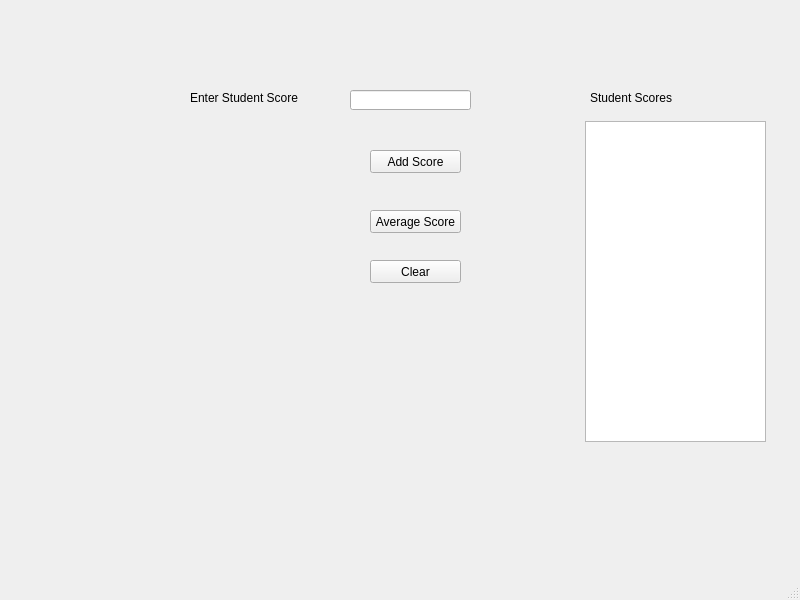
<?xml version="1.0" encoding="UTF-8"?>
<ui version="4.0">
 <class>MainWindow</class>
 <widget class="QMainWindow" name="MainWindow">
  <property name="geometry">
   <rect>
    <x>0</x>
    <y>0</y>
    <width>800</width>
    <height>600</height>
   </rect>
  </property>
  <property name="windowTitle">
   <string>MainWindow</string>
  </property>
  <widget class="QWidget" name="centralwidget">
   <widget class="QLabel" name="lblStudentScores">
    <property name="geometry">
     <rect>
      <x>590</x>
      <y>90</y>
      <width>151</width>
      <height>16</height>
     </rect>
    </property>
    <property name="text">
     <string>Student Scores</string>
    </property>
   </widget>
   <widget class="QPushButton" name="btnAddScore">
    <property name="geometry">
     <rect>
      <x>370</x>
      <y>150</y>
      <width>91</width>
      <height>23</height>
     </rect>
    </property>
    <property name="text">
     <string>Add Score</string>
    </property>
   </widget>
   <widget class="QListWidget" name="lstScores">
    <property name="geometry">
     <rect>
      <x>585</x>
      <y>121</y>
      <width>181</width>
      <height>321</height>
     </rect>
    </property>
   </widget>
   <widget class="QLabel" name="lblScore">
    <property name="geometry">
     <rect>
      <x>190</x>
      <y>90</y>
      <width>151</width>
      <height>16</height>
     </rect>
    </property>
    <property name="text">
     <string>Enter Student Score</string>
    </property>
   </widget>
   <widget class="QLineEdit" name="txtStudentScore">
    <property name="geometry">
     <rect>
      <x>350</x>
      <y>90</y>
      <width>121</width>
      <height>20</height>
     </rect>
    </property>
   </widget>
   <widget class="QPushButton" name="btnClear">
    <property name="geometry">
     <rect>
      <x>370</x>
      <y>260</y>
      <width>91</width>
      <height>23</height>
     </rect>
    </property>
    <property name="text">
     <string>Clear</string>
    </property>
   </widget>
   <widget class="QPushButton" name="btnAverageScore">
    <property name="geometry">
     <rect>
      <x>370</x>
      <y>210</y>
      <width>91</width>
      <height>23</height>
     </rect>
    </property>
    <property name="text">
     <string>Average Score</string>
    </property>
   </widget>
  </widget>
  <widget class="QMenuBar" name="menubar">
   <property name="geometry">
    <rect>
     <x>0</x>
     <y>0</y>
     <width>800</width>
     <height>22</height>
    </rect>
   </property>
  </widget>
  <widget class="QStatusBar" name="statusbar"/>
 </widget>
 <resources/>
 <connections/>
</ui>
